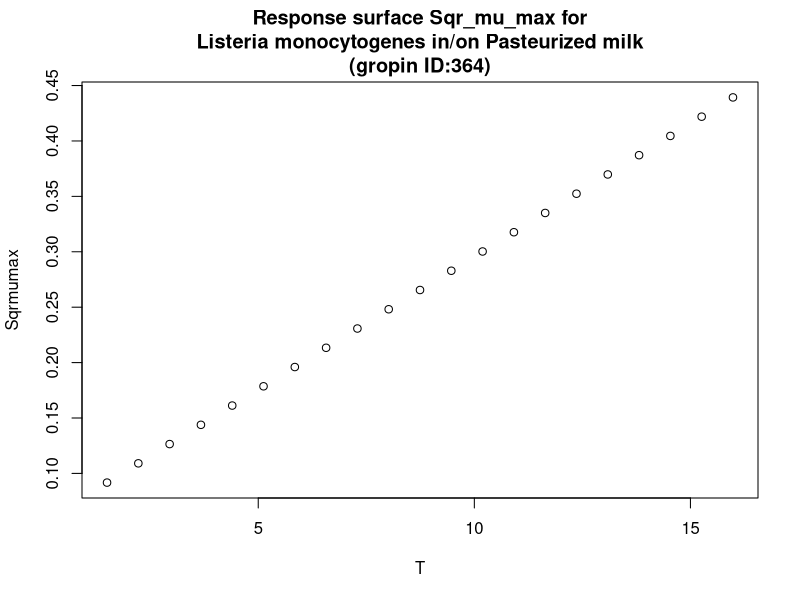

Write the R code that produced this figure.
#############################
# start of Parameter script
#############################
T <- seq(1.5015,15.984015984016,length.out=21)
#############################
# end of Parameter script
#############################
############################# 
# start of Model script Gropin ID 364 
#############################
 
# constant coefficients for this model
 
variables <- data.frame(T)
argumentsPar <- unique.data.frame(expand.grid(variables))
 
# heart of the model
response_surface <- function(T) {
   mumax <-0.024*(T+2.32)

	return(mumax=mumax)
} 

# output parameters
responseSurface <- cbind(argumentsPar,response_surface(argumentsPar['T']))
colnames(responseSurface) <- c(colnames(argumentsPar),'Sqrmumax')
#############################
# End of Model script
#############################
############################# 
# start of Visualisation script Gropin ID 364 
#############################
titleText <-'Response surface Sqr_mu_max for
Listeria monocytogenes in/on Pasteurized milk
(gropin ID:364)'
plot(T,responseSurface$'Sqrmumax',xlab='T',
                          ylab='Sqrmumax',main=titleText)
#############################
# End of Visualisation script
#############################
